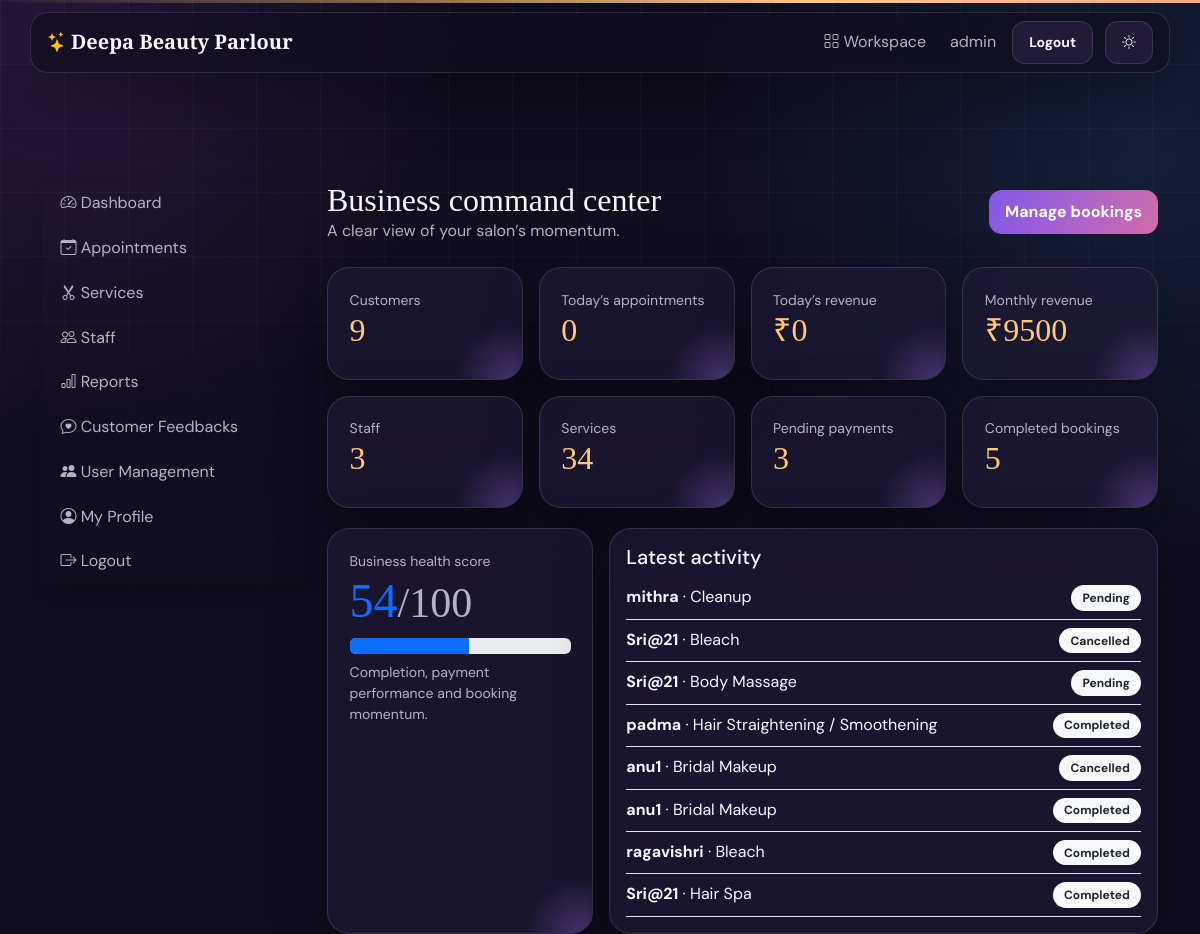
/owner/ (signed in), run on the app's committed database.
### accounts/models.py (models this page shows, shortened)
class User(AbstractUser):
    class Role(models.TextChoices):
        CUSTOMER = "CUSTOMER", "Customer"
        OWNER = "OWNER", "Salon Owner"
        STAFF = "STAFF", "Staff"
        SERVICE_MANAGER = "SERVICE_MANAGER", "Service Management"
        ADMIN = "ADMIN", "Admin"
    role = models.CharField(
        max_length=20,
        choices=Role.choices,
        default=Role.CUSTOMER
    )
    phone = models.CharField(max_length=15, blank=True)
    profile_image = models.ImageField(
        upload_to="profiles/",
        blank=True,
        null=True
    )
    created_at = models.DateTimeField(auto_now_add=True)

### appointments/models.py (models this page shows, shortened)
class Appointment(models.Model):
    class Status(models.TextChoices):
        PENDING = "PENDING", "Pending"
        CONFIRMED = "CONFIRMED", "Confirmed"
        COMPLETED = "COMPLETED", "Completed"
        CANCELLED = "CANCELLED", "Cancelled"
    customer = models.ForeignKey(
        settings.AUTH_USER_MODEL,
        on_delete=models.CASCADE,
        related_name="appointments"
    )
    salon = models.ForeignKey(
        Salon,
        on_delete=models.CASCADE
    )
    staff = models.ForeignKey(
        Staff,
        on_delete=models.SET_NULL,
        null=True,
        blank=True,
        related_name="appointments"
    )
    service = models.ForeignKey(
        Service,
        on_delete=models.CASCADE
    )
    appointment_date = models.DateField()
    appointment_time = models.TimeField()
    notes = models.TextField(
        blank=True
    )
    status = models.CharField(
        max_length=20,
        choices=Status.choices,
        default=Status.PENDING
    )
    worker_completed = models.BooleanField(default=False)
    worker_completed_at = models.DateTimeField(null=True, blank=True)
    worker_notes = models.TextField(blank=True)
    loyalty_redeemed = models.PositiveIntegerField(default=0)
    rescheduled_from = models.ForeignKey("self", null=True, blank=True, on_delete=models.SET_NULL, related_name="reschedules")
    created_at = models.DateTimeField(auto_now_add=True)
    updated_at = models.DateTimeField(auto_now=True)
    class Meta: #Prevent the double Booking
        ordering = ["appointment_date", "appointment_time"]

### services/models.py (models this page shows, shortened)
class Service(models.Model):
    salon = models.ForeignKey(
        Salon,
        on_delete=models.CASCADE,
        related_name="services"
    )
    name = models.CharField(max_length=100)
    description = models.TextField(blank=True)
    duration = models.PositiveIntegerField(
        help_text="Duration in minutes"
    )
    price = models.DecimalField(
        max_digits=8,
        decimal_places=2
    )
    image = models.ImageField(
        upload_to="services/",
        blank=True,
        null=True
    )
    is_available = models.BooleanField(default=True)
    is_trending = models.BooleanField(default=False)
    created_at = models.DateTimeField(auto_now_add=True)
    class Meta:
        ordering = ["name"]

### owner/views.py (the view)
# urls.py: path("", owner_dashboard, name="owner_dashboard"),
@owner_required
def owner_dashboard(request):
    today = timezone.localdate()
    appointments = scoped(request, Appointment.objects.all())
    payments = Payment.objects.filter(
        appointment__in=appointments,
        status=Payment.Status.VERIFIED,
    )
    month = today.replace(day=1)
    completed = appointments.filter(status=Appointment.Status.COMPLETED)
    total = appointments.count()
    health = min(100, round((completed.count() / total * 45 if total else 0) + (payments.filter(appointment__appointment_date__gte=month).count() / max(1, appointments.filter(appointment_date__gte=month).count()) * 35) + 20))
    status_counts = {status: appointments.filter(status=status).count() for status in Appointment.Status.values}
    top_staff = payments.values("appointment__staff__name").annotate(total=Sum("amount")).order_by("-total").first()
    popular_services = appointments.values("service__name").annotate(total=Count("id")).order_by("-total")[:5]
    worker_completed_count = appointments.filter(worker_completed=True).count()
    from reviews.models import Feedback
    feedbacks_count = Feedback.objects.count()
    avg_rating = Feedback.objects.aggregate(avg=Avg("rating"))["avg"] or 0
    context = {
        "total_customers": appointments.values("customer").distinct().count(),
        "today_appointments": appointments.filter(appointment_date=today).count(),
        "today_revenue": payments.filter(appointment__appointment_date=today).aggregate(v=Sum("amount"))["v"] or 0,
        "monthly_revenue": payments.filter(appointment__appointment_date__gte=month).aggregate(v=Sum("amount"))["v"] or 0,
        "total_staff": scoped(request, Staff.objects.all()).count(),
        "total_services": scoped(request, Service.objects.all()).count(),
        "pending_payments": Payment.objects.filter(appointment__in=appointments, status="PENDING").count(),
        "verified_payments": payments.count(),
        "cancelled": status_counts[Appointment.Status.CANCELLED],
        "completed": completed.count(),
        "worker_completed_count": worker_completed_count,
        "feedbacks_count": feedbacks_count,
        "avg_rating": round(avg_rating, 1),
        "health": health,
        "top_staff": top_staff,
        "popular_services": popular_services,
        "status_labels": list(status_counts.keys()),
        "status_values": list(status_counts.values()),
        "recent": appointments.select_related("customer", "service", "staff").order_by("-created_at")[:8]
    }
    return render(request, "owner/dashboard.html", context)

### owner/views.py (called while the page is built, shortened)
def get_admin_salon(request):
    if hasattr(request.user, "salon"):
        return request.user.salon

def scoped(request, qs):
    salon = get_admin_salon(request)
    if salon and hasattr(qs.model, "salon"):
        return qs.filter(salon=salon)
    return qs

### templates/owner/dashboard.html
{% extends "owner/base.html" %}{% block owner_content %}<div class="d-flex justify-content-between align-items-center mb-4"><div><h2 class="page-title mb-0">Business command center</h2><p class="text-muted mb-0">A clear view of your salon’s momentum.</p></div><a href="{% url 'owner_appointments' %}" class="btn btn-primary">Manage bookings</a></div><div class="row g-3">{% for label,value in stats %}{% endfor %}<div class="col-6 col-xl-3"><div class="card metric"><small class="text-muted">Customers</small><h2>{{ total_customers }}</h2></div></div><div class="col-6 col-xl-3"><div class="card metric"><small class="text-muted">Today’s appointments</small><h2>{{ today_appointments }}</h2></div></div><div class="col-6 col-xl-3"><div class="card metric"><small class="text-muted">Today’s revenue</small><h2>₹{{ today_revenue }}</h2></div></div><div class="col-6 col-xl-3"><div class="card metric"><small class="text-muted">Monthly revenue</small><h2>₹{{ monthly_revenue }}</h2></div></div><div class="col-6 col-xl-3"><div class="card metric"><small class="text-muted">Staff</small><h2>{{ total_staff }}</h2></div></div><div class="col-6 col-xl-3"><div class="card metric"><small class="text-muted">Services</small><h2>{{ total_services }}</h2></div></div><div class="col-6 col-xl-3"><div class="card metric"><small class="text-muted">Pending payments</small><h2>{{ pending_payments }}</h2></div></div><div class="col-6 col-xl-3"><div class="card metric"><small class="text-muted">Completed bookings</small><h2>{{ completed }}</h2></div></div></div><div class="row g-3 mt-1"><div class="col-md-4"><div class="card metric h-100"><small class="text-muted">Business health score</small><h1 class="display-5 text-primary">{{ health }}<small>/100</small></h1><div class="progress"><div class="progress-bar" style="width:{{ health }}%"></div></div><p class="small text-muted mt-2 mb-0">Completion, payment performance and booking momentum.</p></div></div><div class="col-md-8"><div class="card h-100"><div class="card-body"><h5>Latest activity</h5>{% for a in recent %}<div class="d-flex justify-content-between border-bottom py-2"><span><strong>{{ a.customer.username }}</strong> · {{ a.service.name }}</span><span class="badge bg-light text-dark">{{ a.get_status_display }}</span></div>{% empty %}<p class="text-muted">No activity yet.</p>{% endfor %}</div></div></div></div>{% endblock %}

### templates/base.html (shortened to what this page needs)
<!doctype html>
<html lang="en" data-theme="dark"><head>
<link href="https://cdn.jsdelivr.net/npm/bootstrap@5.3.7/dist/css/bootstrap.min.css" rel="stylesheet"><link href="https://cdn.jsdelivr.net/npm/bootstrap-icons@1.11.3/font/bootstrap-icons.min.css" rel="stylesheet"><link href="https://unpkg.com/aos@2.3.4/dist/aos.css" rel="stylesheet">
</head>
<body><nav class="navbar navbar-expand-lg navbar-dark px-3"><a class="navbar-brand fw-bold" href="{% url 'home' %}"><i class="bi bi-stars me-1 text-warning"></i>Deepa Beauty Parlour</a><div class="collapse navbar-collapse" id="mainNav"><div class="navbar-nav ms-auto align-items-lg-center gap-lg-2">{% if user.is_authenticated %}<a class="nav-link" href="{% url 'dashboard' %}"><i class="bi bi-grid me-1"></i>Workspace</a><a class="nav-link" href="{% url 'profile' %}">{{ user.username }}</a><a href="{% url 'logout' %}" class="btn btn-outline-secondary btn-sm">Logout</a>{% else %}<a class="nav-link" href="{% url 'login' %}">Login</a><a href="{% url 'register' %}" class="btn btn-primary btn-sm">Get started</a>{% endif %}<button class="btn btn-outline-secondary btn-sm ms-lg-1" id="themeToggle" type="button" aria-label="Toggle colour theme"><i class="bi bi-sun"></i></button></div></div></nav><main class="container main-shell"><div data-aos="fade-up" data-aos-duration="550">{% block content %}{% endblock %}</div></main></body></html>

### templates/base.html (style rules this page uses)
:root { --bg:#100d1d;--bg-soft:#18142a;--surface:rgba(31,25,53,.72);--surface-solid:#211b38;--ink:#f8f5ff;--muted:#b8b0ca;--line:rgba(255,255,255,.12);--primary:#ab75ff;--gold:#ffc978;--pink:#ff86ae;--shadow:0 22px 60px rgba(0,0,0,.28) }
* { box-sizing:border-box }
html { scroll-behavior:smooth }
body { min-height:100vh;background:radial-gradient(circle at 5% 5%,#703b963d,transparent 25rem),radial-gradient(circle at 95% 15%,#286cae30,transparent 28rem),var(--bg);color:var(--ink);font-family:"DM Sans",sans-serif;overflow-x:hidden }
body:before { content:"";position:fixed;inset:0;pointer-events:none;opacity:.3;background-image:linear-gradient(var(--line) 1px,transparent 1px),linear-gradient(90deg,var(--line) 1px,transparent 1px);background-size:64px 64px;mask-image:linear-gradient(to bottom,#000,transparent 80%) }
.navbar { background:rgba(17,13,31,.7)!important;backdrop-filter:blur(18px);border:1px solid var(--line);border-radius:18px;margin:12px auto;width:min(1140px,calc(100% - 24px));box-shadow:var(--shadow) }
.navbar-brand,.page-title,h1,h2,h3 { font-family:"Playfair Display",serif }
.navbar-brand { color:var(--ink)!important }
.nav-link { color:var(--muted)!important }
.main-shell { padding-top:6rem }
.card { background:var(--surface);border:1px solid var(--line);border-radius:22px;box-shadow:var(--shadow);color:var(--ink);backdrop-filter:blur(14px);transition:transform .25s ease,border-color .25s ease,box-shadow .25s ease }
.metric { position:relative;overflow:hidden;padding:1.35rem }
.metric:after { content:"";position:absolute;width:110px;height:110px;right:-45px;bottom:-55px;background:radial-gradient(circle,var(--primary),transparent 70%);opacity:.32 }
.metric h2,.metric h3 { position:relative;z-index:1;color:var(--gold) }
.text-muted,.form-text,small { color:var(--muted)!important }
.btn { border-radius:13px;padding:.62rem 1rem;font-weight:700;border:0;transition:.2s transform,.2s box-shadow;position:relative;overflow:hidden }
.btn-primary,.btn-success { background:linear-gradient(110deg,#8259ea,#d06cac)!important;color:white }
.btn-secondary,.btn-outline-secondary { background:var(--surface-solid);color:var(--ink);border:1px solid var(--line) }
.badge { border-radius:99px;padding:.42rem .7rem }

### data on the page
User: username "admin"
Appointment: customer.username "mithra", service.name "Cleanup", status "Pending"
Appointment: customer.username "Sri@21", service.name "Bleach", status "Cancelled"
Appointment: customer.username "Sri@21", service.name "Body Massage", status "Pending"
Appointment: customer.username "padma", service.name "Hair Straightening / Smoothening", status "Completed"
Appointment: customer.username "anu1", service.name "Bridal Makeup", status "Cancelled"
Appointment: customer.username "anu1", service.name "Bridal Makeup", status "Completed"
Appointment: customer.username "ragavishri", service.name "Bleach", status "Completed"
Appointment: customer.username "Sri@21", service.name "Hair Spa", status "Completed"

### other printed values
{{ total_customers }} "9"
{{ today_appointments }} "0"
{{ today_revenue }} "0"
{{ monthly_revenue }} "9500"
{{ total_staff }} "3"
{{ total_services }} "34"
{{ pending_payments }} "3"
{{ completed }} "5"
{{ health }} "54"
